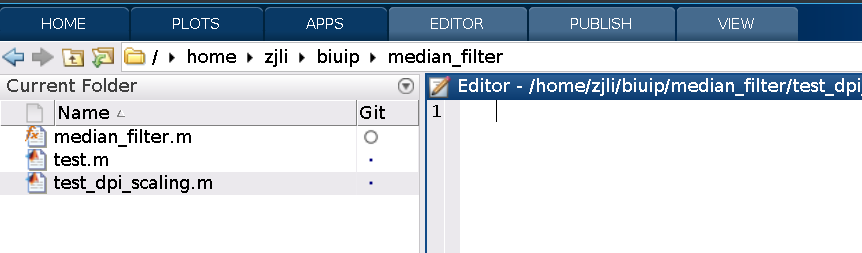
%> input picture median_filter/screenshot.png, 862 x 253 px
$ octave test_dpi_scaling.m   (GNU Octave 9; MATLAB toolbox functions it lacks are replaced by stand-ins)
%> lines starting %> are read from the running program, lines starting %| are printed output that depends on the picture

clear; close all; clc;

I = imread('screenshot.png');
%> I is the input picture: size 253x862x3 uint8; mean R, G, B 200, 208.2, 216.8
I = I(1:100,1:200);
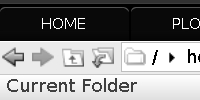
%> I: size 100x200 uint8; min 0, max 255, mean 138.7
I = imresize(I, 5, 'nearest');
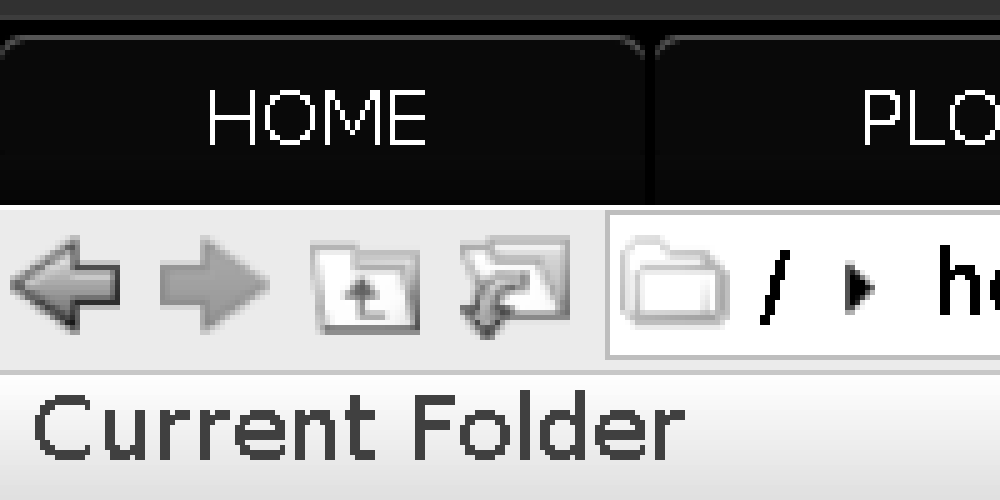
%> I: size 500x1000 uint8; min 0, max 255, mean 138.7
figure;
imshow(I);

h = fspecial('average', [5 5]);
J = imfilter(I, h);
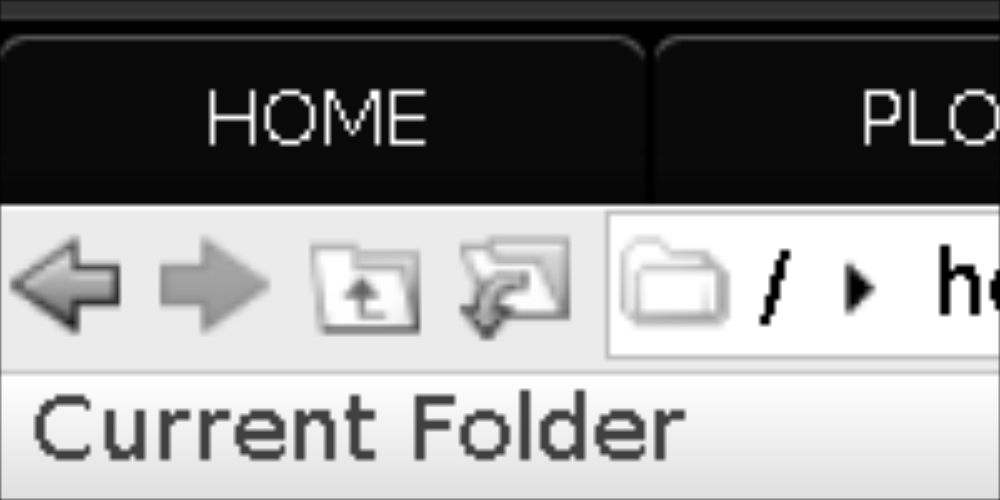
%> J: size 500x1000 uint8; min 0, max 255, mean 138.2
figure;
imshow(J);

K = medfilt2(I, [5 5]);
figure;
imshow(K);
